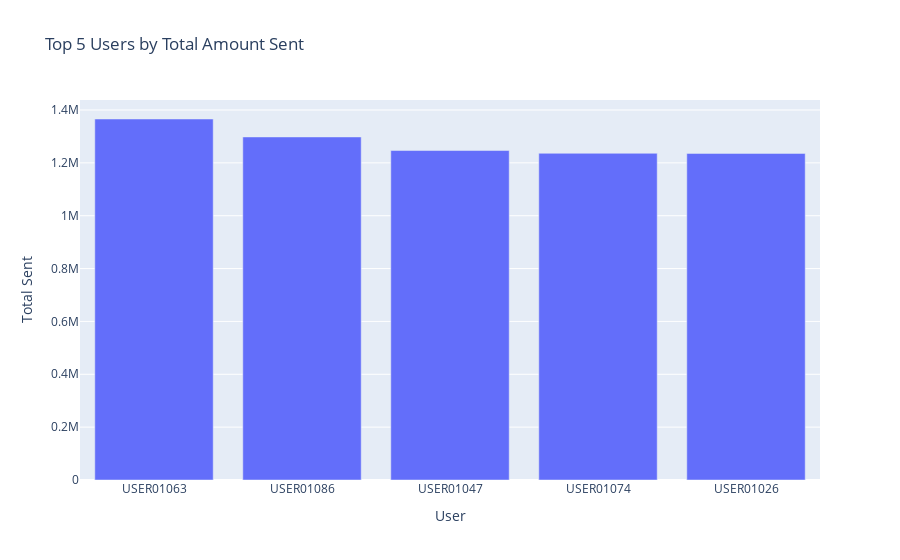

Notebook code for this chart:
### Code cell
fig2 = px.bar(x=top_users.index, y=top_users.values,
              labels={'x': 'User', 'y': 'Total Sent'},
              title='Top 5 Users by Total Amount Sent')
fig2.show()

### Figure 1 — Plotly figure (JSON) as saved in the notebook; plotly's stock layout.template omitted (floating-point values rounded to 4 significant figures)
{"data": [{"alignmentgroup": "True", "hovertemplate": "User=%{x}<br>Total Sent=%{y}<extra></extra>", "legendgroup": "", "marker": {"color": "#636efa", "pattern": {"shape": ""}}, "name": "", "offsetgroup": "", "orientation": "v", "showlegend": false, "textposition": "auto", "type": "bar", "x": ["USER01063", "USER01086", "USER01047", "USER01074", "USER01026"], "xaxis": "x", "y": [1366000.0, 1298000.0, 1247000.0, 1236000.0, 1236000.0], "yaxis": "y"}], "layout": {"barmode": "relative", "legend": {"tracegroupgap": 0}, "title": {"text": "Top 5 Users by Total Amount Sent"}, "xaxis": {"anchor": "y", "domain": [0, 1], "title": {"text": "User"}}, "yaxis": {"anchor": "x", "domain": [0, 1], "title": {"text": "Total Sent"}}}}
